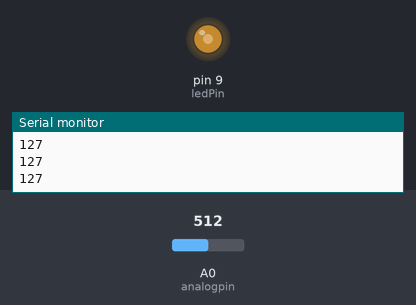
The sketch below on a simulated Arduino Uno, built with avr-gcc and run on an emulated ATmega328P. On the bench: output pins drawn as LEDs (lit = HIGH), the last lines printed to the serial monitor. Inputs (shaded band) come from the test bench; at power-on: A0 (analogpin) = 512.

Above: at 1.2 s.
1.3 s: A0 (analogpin) set to 716
At 2.2 s:
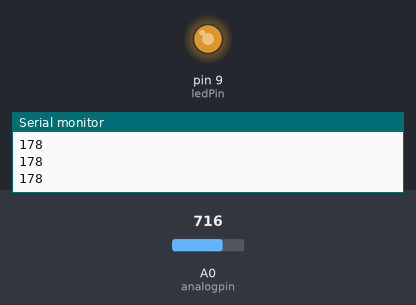
2.8 s: A0 (analogpin) set to 900
At 3.5 s:
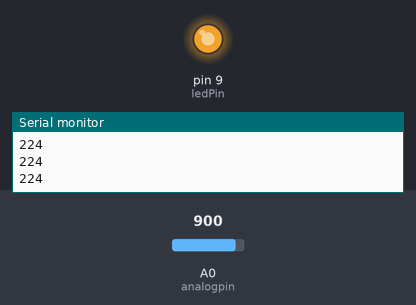
4.3 s: A0 (analogpin) set to 122
At 4.8 s:
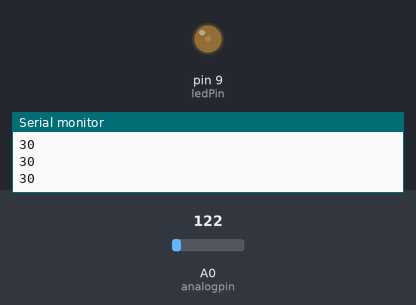
5.8 s: A0 (analogpin) set to 0
At 6.1 s:
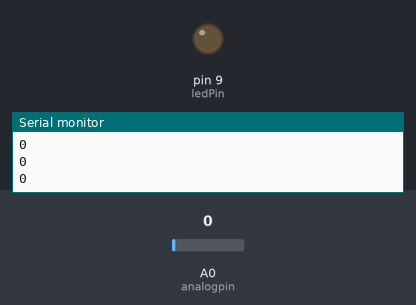
7.3 s: A0 (analogpin) set to 511
At 8.6 s:
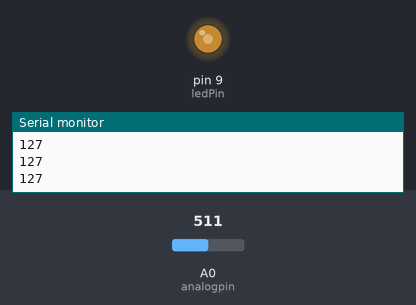
Timing chart, 0 to 9.8 s (numbered marks = the images above; inputs shaded):
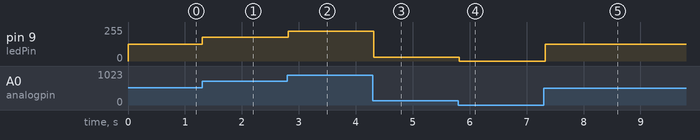

The sketch:

led___potenciometro.ino
```cpp
int ledPin =  9;
int analogpin = A0;
int value = 0;
int x;

void setup() {
  Serial.begin(9600);
  pinMode(ledPin, OUTPUT);
  pinMode(analogpin, INPUT);
}

void loop()
{
  value = analogRead(analogpin);
  x = map(value, 0, 1023, 0, 255);
  analogWrite(ledPin, x);
  Serial.println(x);
  delay(100);
}
```

Measured:
- after the input at 1.3 s, pin 9 (ledPin): 127/255 → 178/255 at once
- after the input at 2.8 s, pin 9 (ledPin): 178/255 → 224/255 at once
- after the input at 4.3 s, pin 9 (ledPin): 224/255 → 30/255 at once
- after the input at 5.8 s, pin 9 (ledPin): 30/255 → 0/255 at once
- after the input at 7.3 s, pin 9 (ledPin): 0/255 → 127/255 at once
